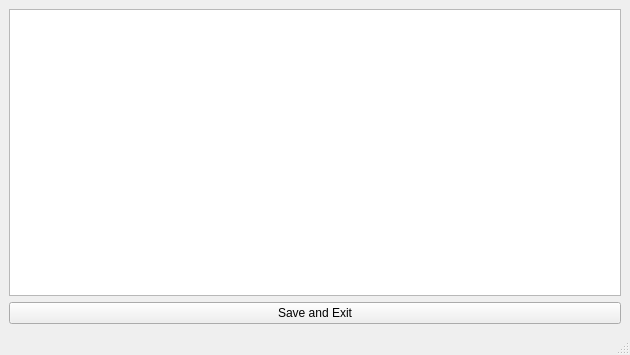
<?xml version="1.0" encoding="UTF-8"?>
<ui version="4.0">
 <class>MainWindow</class>
 <widget class="QMainWindow" name="MainWindow">
  <property name="geometry">
   <rect>
    <x>0</x>
    <y>0</y>
    <width>630</width>
    <height>355</height>
   </rect>
  </property>
  <property name="windowTitle">
   <string>MainWindow</string>
  </property>
  <widget class="QWidget" name="centralwidget">
   <layout class="QVBoxLayout" name="verticalLayout_2">
    <item>
     <widget class="QPlainTextEdit" name="textEdit"/>
    </item>
    <item>
     <widget class="QPushButton" name="pushButton">
      <property name="text">
       <string>Save and Exit</string>
      </property>
     </widget>
    </item>
   </layout>
  </widget>
  <widget class="QMenuBar" name="menubar">
   <property name="geometry">
    <rect>
     <x>0</x>
     <y>0</y>
     <width>630</width>
     <height>36</height>
    </rect>
   </property>
  </widget>
  <widget class="QStatusBar" name="statusbar"/>
 </widget>
 <resources/>
 <connections/>
</ui>
